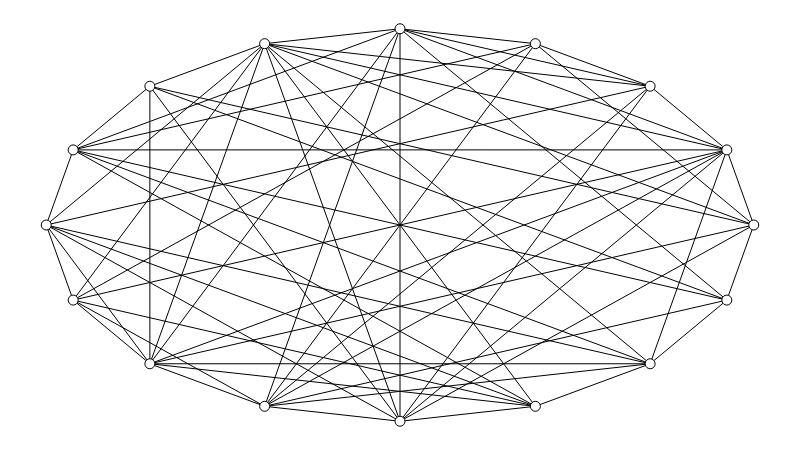

Write notebook code for a chart like this one.
### Markdown cell above
Xi, o comprimento médio cresce quase linearmente em função do número de nós... ou seja, a estrutura de árvore não parece modelar um pequeno mundo em redes maiores.

As duplas Sabrina/Leo e Ale/Paulo pensaram em uma proposta alternativa: um anel de nós com "atalhos" adicionados especificamente para encurtar os caminhos. Esse tipo de aresta, que "atravessa" um circuito, é conhecido como *corda*.

A função abaixo constrói uma rede desse tipo, mas com uma restrição: além do número de nós, ela exige que você especifique qual é o *grau médio* que o grafo deve ter. O *grau* de um nó é o número de arestas que estão ligadas a ele, portanto, o grau médio é proporcional à *densidade* do grafo, ou seja, ao número total de arestas.

Por que estamos impondo essa restrição? Para evitar uma "segunda trapaça": queremos uma caracterização *estrutural* de pequeno mundo, que permita comparar grafos com *mesmo número de nós* e *mesma densidade*. Essa proposta de anel com cordas só pode ser considerada promissora se parar em pé sem o "migué" de ficarmos adicionando atalhos à vontade até os caminhos ficarem curtos o suficiente.

### Code cell
def chorded_ring(num_nodes, avg_degree):

    # Gera um grafo circular.
    g = nx.cycle_graph(num_nodes)

    # Prepara uma lista de pares de nós para sorteio.
    edges = [(n, m) for n, m in combinations(g.nodes, 2)]
    shuffle(edges)

    # Calcula limite de arestas a partir do grau médio.
    # Você consegue enxergar porque essa relação vale?
    max_edges = int((num_nodes * avg_degree) / 2 + 0.5)

    # Para cada par de nós sorteado...
    for n, m in edges:

        # ...se a aresta correspondente não existe...
        if not g.has_edge(n, m):

            # ...cria a aresta, ou seja, adiciona o "atalho"...
            g.add_edge(n, m)

            # ... e, se atingir o limite, para.
            if g.number_of_edges() == max_edges:
                break

    return g


# Gera um anel com cordas.
g = chorded_ring(NUM_NODES, AVG_DEGREE)

# Atribui posições aos nós.
sn.set_circle_positions(g)

# Mostra o grafo.
show_graph(g)

### Figure 1 — Plotly figure (JSON) as saved in the notebook; plotly's stock layout.template omitted (floating-point values rounded to 4 significant figures; data arrays with more than 128 entries replaced by an {"elided": "..."} marker saying what was removed)
{"data": [{"hoverinfo": "none", "line": {"color": "rgb(0, 0, 0)", "width": 1}, "mode": "lines", "type": "scatter", "uid": "836cc062-a9f9-11e8-99fc-0028f828353e", "x": {"elided": "192 float values"}, "y": {"elided": "192 float values"}}, {"hoverinfo": "none", "marker": {"color": "rgb(255, 255, 255)", "line": {"color": "rgb(0, 0, 0)", "width": 1}, "size": 10}, "mode": "markers+text", "text": [], "textfont": {"color": "rgb(0, 0, 0)"}, "textposition": "middle center", "type": "scatter", "uid": "836cc063-a9f9-11e8-99fc-0028f828353e", "x": [1, 0.9619, 0.8536, 0.6913, 0.5, 0.3087, 0.1464, 0.03806, 0, 0.03806, 0.1464, 0.3087, 0.5, 0.6913, 0.8536, 0.9619], "y": [0.5, 0.6913, 0.8536, 0.9619, 1, 0.9619, 0.8536, 0.6913, 0.5, 0.3087, 0.1464, 0.03806, 0, 0.03806, 0.1464, 0.3087]}], "layout": {"height": 450, "margin": {"b": 0, "l": 0, "r": 0, "t": 0}, "showlegend": false, "width": 800, "xaxis": {"showgrid": false, "showticklabels": false, "zeroline": false}, "yaxis": {"showgrid": false, "showticklabels": false, "zeroline": false}}}
